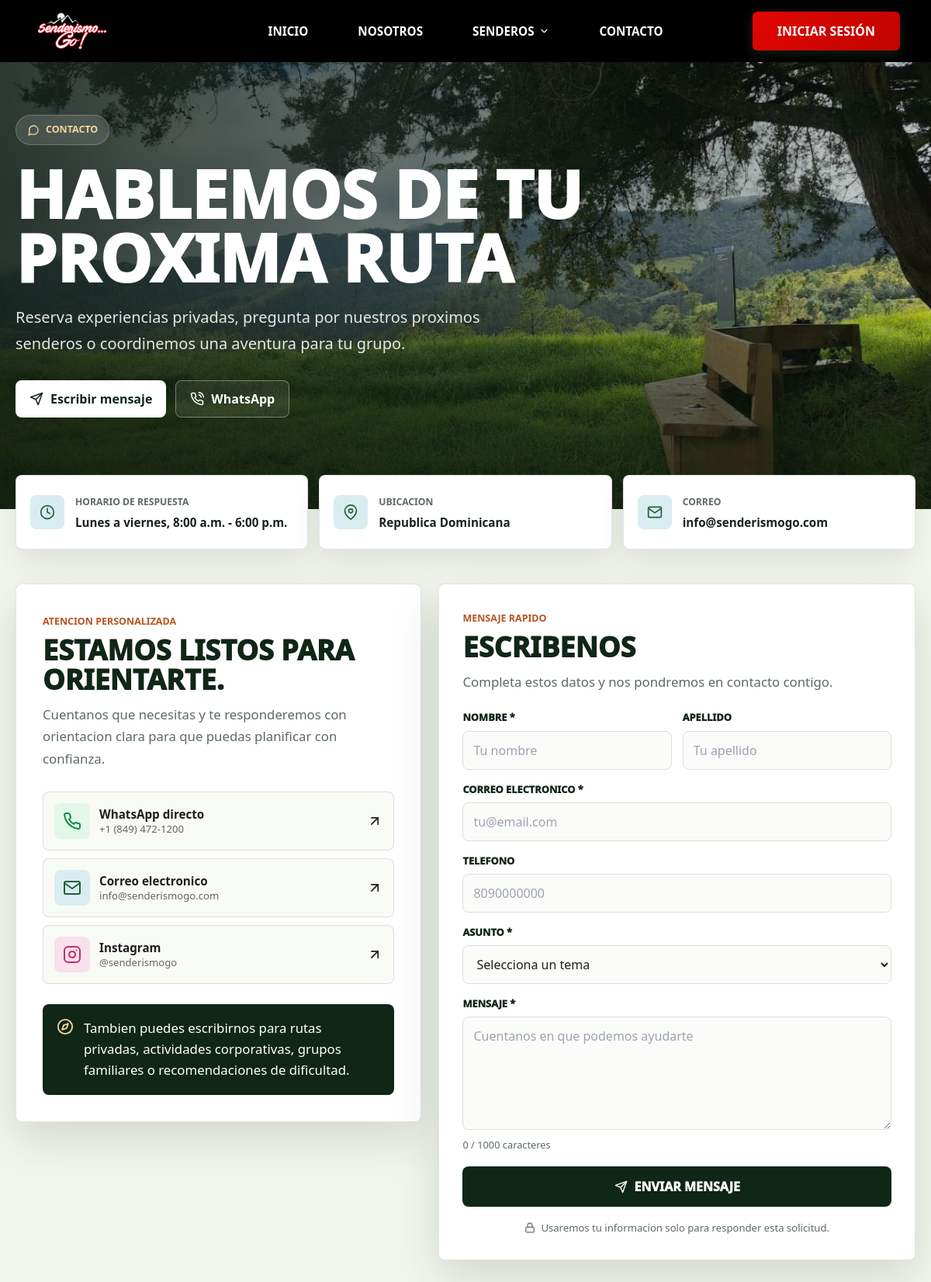
The page /pantallas/contacto.php on the database its author committed.
### tables this page shows
CREATE TABLE `configuracion_contacto` (
  `id` tinyint(3) unsigned NOT NULL DEFAULT 1,
  `hero_imagen` varchar(255) NOT NULL DEFAULT 'imagenes/paisajes/hero.jpg',
  `titulo` varchar(160) NOT NULL,
  `subtitulo` varchar(255) NOT NULL,
  `horario` varchar(160) NOT NULL,
  `ubicacion` varchar(160) NOT NULL,
  `telefono` varchar(40) NOT NULL,
  `whatsapp` varchar(40) NOT NULL,
  `email` varchar(160) NOT NULL,
  `instagram` varchar(80) NOT NULL,
  `instagram_url` varchar(255) NOT NULL,
  `texto_formulario` text NOT NULL,
  `updated_at` timestamp NOT NULL DEFAULT current_timestamp() ON UPDATE current_timestamp(),
  PRIMARY KEY (`id`)
);

### pantallas/contacto.php (the view, shortened to what this page needs)
<?php
$contacto = [
    'hero_imagen' => 'imagenes/paisajes/hero.jpg',
    'titulo' => 'Hablemos de tu proxima ruta',
    'subtitulo' => 'Reserva experiencias privadas, pregunta por nuestros proximos senderos o coordinemos una aventura para tu grupo.',
    'horario' => 'Lunes a viernes, 8:00 a.m. - 6:00 p.m.',
    'ubicacion' => 'Republica Dominicana',
    'telefono' => '+1 (849) 472-1200',
    'whatsapp' => '18494721200',
    'email' => 'info@senderismogo.com',
    'instagram' => '@senderismogo',
    'instagram_url' => 'https://www.instagram.com/senderismogo',
    'texto_formulario' => 'Cuentanos que necesitas y te responderemos con orientacion clara para que puedas planificar con confianza.'
];
$connContacto = mysqli_connect(DB_HOST, DB_USER, DB_PASS, DB_NAME);
if ($connContacto) {
    mysqli_set_charset($connContacto, "utf8mb4");
    $resContacto = mysqli_query($connContacto, "SELECT * FROM configuracion_contacto WHERE id = 1 LIMIT 1");
    if ($resContacto && ($rowContacto = mysqli_fetch_assoc($resContacto))) {
        foreach ($contacto as $campo => $valorPredeterminado) {
            if (isset($rowContacto[$campo]) && trim((string) $rowContacto[$campo]) !== '') {
                $contacto[$campo] = $rowContacto[$campo];
            }
        }
    }
}
$old = $_SESSION['contact_old'] ?? [];
function contacto_valor(array $old, string $campo): string
{
    return htmlspecialchars((string) ($old[$campo] ?? ''), ENT_QUOTES, 'UTF-8');
}
include_once __DIR__ . "/../componentes/encabezado.php";
include_once __DIR__ . "/../componentes/barra_navegacion.php";
?>
<div class="contact-page">
    <section class="contact-hero">
        <img src="<?= BASE_URL . $contacto['hero_imagen'] ?>" alt="Paisaje de Senderismo Go" class="contact-hero-img">
        <div class="contact-hero-overlay"></div>
        <div class="contact-hero-content">
            <span class="contact-eyebrow">
                <i data-feather="message-circle"></i>
                Contacto
            </span>
            <h1><?= htmlspecialchars($contacto['titulo']) ?></h1>
            <p><?= htmlspecialchars($contacto['subtitulo']) ?></p>
            <div class="contact-hero-actions">
                <a href="#contacto-form" class="contact-primary-action smooth-scroll">
                    <i data-feather="send"></i>
                    Escribir mensaje
                </a>
                <a href="https://wa.me/<?= htmlspecialchars($contacto['whatsapp']) ?>?text=Hola%20Senderismo%20Go,%20quiero%20informacion%20sobre%20sus%20rutas."
                   target="_blank" rel="noopener noreferrer" class="contact-secondary-action">
                    <i data-feather="phone-call"></i>
                    WhatsApp
                </a>
            </div>
        </div>
    </section>
    <main class="contact-main">
        <section class="contact-summary" aria-label="Informacion de contacto">
            <article>
                <span><i data-feather="clock"></i></span>
                <div>
                    <p>Horario de respuesta</p>
                    <strong><?= htmlspecialchars($contacto['horario']) ?></strong>
                </div>
            </article>
            <article>
                <span><i data-feather="map-pin"></i></span>
                <div>
                    <p>Ubicacion</p>
                    <strong><?= htmlspecialchars($contacto['ubicacion']) ?></strong>
                </div>
            </article>
            <article>
                <span><i data-feather="mail"></i></span>
                <div>
                    <p>Correo</p>
                    <strong><?= htmlspecialchars($contacto['email']) ?></strong>
                </div>
            </article>
        </section>
        <section id="contacto-form" class="contact-workspace">
            <div class="contact-panel contact-panel-info">
                <span class="contact-section-kicker">Atencion personalizada</span>
                <h2>Estamos listos para orientarte.</h2>
                <p>
                    <?= htmlspecialchars($contacto['texto_formulario']) ?>
                </p>
                <div class="contact-channel-list">
                    <a href="https://wa.me/<?= htmlspecialchars($contacto['whatsapp']) ?>?text=Hola%20Senderismo%20Go,%20quiero%20coordinar%20una%20ruta."
                       target="_blank" rel="noopener noreferrer" class="contact-channel">
                        <span class="channel-icon whatsapp"><i data-feather="phone"></i></span>
                        <span>
                            <strong>WhatsApp directo</strong>
                            <small><?= htmlspecialchars($contacto['telefono']) ?></small>
                        </span>
                        <i data-feather="arrow-up-right"></i>
                    </a>
                    <a href="mailto:<?= htmlspecialchars($contacto['email']) ?>" class="contact-channel">
                        <span class="channel-icon email"><i data-feather="mail"></i></span>
                        <span>
                            <strong>Correo electronico</strong>
                            <small><?= htmlspecialchars($contacto['email']) ?></small>
                        </span>
                        <i data-feather="arrow-up-right"></i>
                    </a>
                    <a href="<?= htmlspecialchars($contacto['instagram_url']) ?>" target="_blank" rel="noopener noreferrer" class="contact-channel">
                        <span class="channel-icon instagram"><i data-feather="instagram"></i></span>
                        <span>
                            <strong>Instagram</strong>
                            <small><?= htmlspecialchars($contacto['instagram']) ?></small>
                        </span>
                        <i data-feather="arrow-up-right"></i>
                    </a>
                </div>
                <div class="contact-note">
                    <i data-feather="compass"></i>
                    <p>Tambien puedes escribirnos para rutas privadas, actividades corporativas, grupos familiares o recomendaciones de dificultad.</p>
                </div>
            </div>
            <div class="contact-panel contact-form-panel">
                <div class="form-heading">
                    <span class="contact-section-kicker">Mensaje rapido</span>
                    <h2>Escribenos</h2>
                    <p>Completa estos datos y nos pondremos en contacto contigo.</p>
                </div>
                <form id="contactForm" method="POST" action="<?= BASE_URL ?>procesos/proceso_contacto.php" class="contact-form" novalidate>
                    <div class="form-row-two">
                        <label class="contact-field" for="nombre">
                            <span>Nombre *</span>
                            <input type="text" id="nombre" name="nombre" maxlength="100" required placeholder="Tu nombre" autocomplete="given-name" value="<?= contacto_valor($old, 'nombre') ?>">
                        </label>
                        <label class="contact-field" for="apellido">
                            <span>Apellido</span>
                            <input type="text" id="apellido" name="apellido" maxlength="100" placeholder="Tu apellido" autocomplete="family-name" value="<?= contacto_valor($old, 'apellido') ?>">
                        </label>
                    </div>
                    <label class="contact-field" for="email">
                        <span>Correo electronico *</span>
                        <input type="email" id="email" name="email" maxlength="150" required placeholder="tu@email.com" autocomplete="email" value="<?= contacto_valor($old, 'email') ?>">
                    </label>
                    <label class="contact-field" for="telefono">
                        <span>Telefono</span>
                        <input type="tel" id="telefono" name="telefono" maxlength="30" placeholder="8090000000" autocomplete="tel" value="<?= contacto_valor($old, 'telefono') ?>">
                    </label>
                    <label class="contact-field" for="asunto">
                        <span>Asunto *</span>
                        <select id="asunto" name="asunto" required>
                            <option value="" disabled <?= empty($old['asunto']) ? 'selected' : '' ?>>Selecciona un tema</option>
                        </select>
                    </label>
                    <label class="contact-field" for="mensaje">
                        <span>Mensaje *</span>
                        <textarea id="mensaje" name="mensaje" rows="5" maxlength="1000" required placeholder="Cuentanos en que podemos ayudarte"><?= contacto_valor($old, 'mensaje') ?></textarea>
                    </label>
                    <p class="field-hint" data-character-counter="mensaje">Maximo 1000 caracteres</p>
                    <button type="submit" class="contact-submit" id="submitBtn">
                        <span class="submit-text">
                            <i data-feather="send"></i>
                            Enviar mensaje
                        </span>
                    </button>
                    <p class="form-privacy">
                        <i data-feather="lock"></i>
                        Usaremos tu informacion solo para responder esta solicitud.
                    </p>
                </form>
            </div>
        </section>
    </main>
</div>
<?php include_once __DIR__ . "/../componentes/pie_pagina.php"; ?>

### css/global.css (style rules this page uses)
:root { --color-negro: #000000; --color-blanco: #ffffff; --color-rojo: #e10600; --color-rojo-hover: #c00400; --color-gris: #f5f5f5; }
* { margin: 0; padding: 0; box-sizing: border-box; }
body { font-family: 'Montserrat', system-ui, sans-serif; background-color: var(--color-blanco); color: var(--color-negro); }
h1, h2, h3, h4 { font-weight: 700; text-transform: uppercase; }
h1 { font-size: 3rem; }
h2 { font-size: 2.2rem; }
p { font-size: 1rem; line-height: 1.7; }
@media (min-width: 1024px) { p { font-size: 1.05rem; } }
html, body { min-width: 320px; overflow-x: hidden; }
img, svg, video, canvas { max-width: 100%; }

### rows shown on the page
configuracion_contacto: hero_imagen (picture), titulo "HABLEMOS DE TU PROXIMA RUTA", subtitulo "Reserva experiencias privadas, pregunta por nuestros proximos senderos o coordinemos una aventura para tu grupo.", horario "Lunes a viernes, 8:00 a.m. - 6:00 p.m.", ubicacion "Republica Dominicana", email "info@senderismogo.com", texto_formulario "Cuentanos que necesitas y te responderemos con orientacion clara para que puedas planificar con confianza.", telefono "+1 (849) 472-1200", instagram "@senderismogo"
